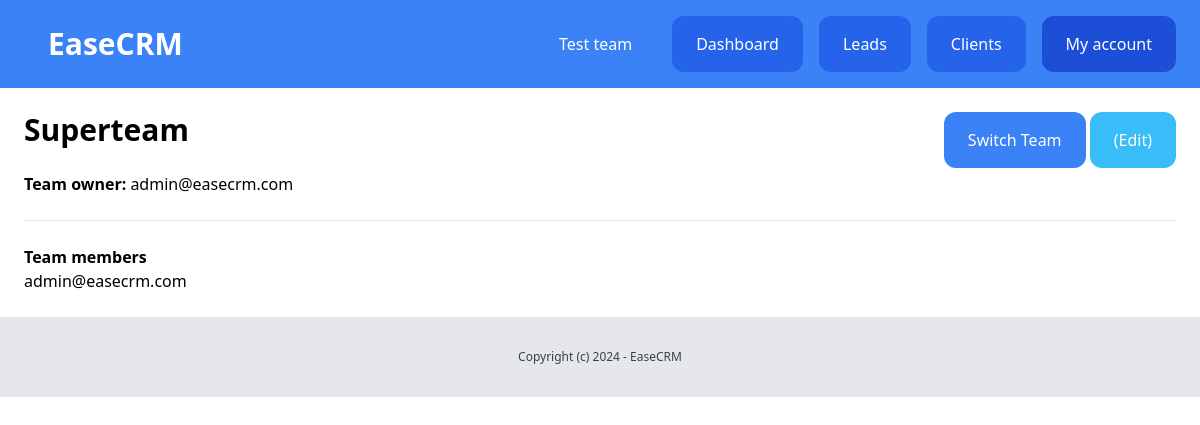
Screenshot of /dashboard/teams/2/ (signed in) with the database file from the repository.
### team/models.py (models this page shows, shortened)
class Team(models.Model):
    plan=models.ForeignKey(Plan, blank=True, null=True, related_name="teams", on_delete=models.CASCADE)
    name = models.CharField(max_length=100)
    created_by = models.ForeignKey(User, related_name="created_teams", on_delete=models.CASCADE)
    created_at = models.DateTimeField(auto_now_add=True)
    members = models.ManyToManyField(User, related_name="teams")

### team/views.py (the view)
# urls.py: path('<int:pk>/', views.clients_detail, name='detail'),
@login_required
def detail(request, pk):
    team = get_object_or_404(Team, members__in=[request.user], pk=pk)
    return render(request, 'team/detail.html', {"team": team})

### team/context_processors.py (called while the page is built)
def team(request):
    if request.user.is_authenticated:
        if request.user.userprofile.active_team:
            active_team = request.user.userprofile.active_team
        else:
            active_team = Team.objects.filter(created_by=request.user)[0]
    else:
        active_team = None
    return {
        'active_team': active_team
    }

### team/templates/team/detail.html
{%extends 'core/base.html'%} {%block title%}{{team.name}}{%endblock%} {%block content%}
<div class="py-6 px-6">
  <div class="flex justify-between">
    <h1 class="mb-6 text-3xl font-bold">{{team.name}}</h1>
    <div>
      <a href="{% url 'team:list' %}" class="inline-block px-6 py-4 bg-blue-500 rounded-xl text-white">Switch Team</a>
      {% if team.created_by == request.user %}
      <a href="{% url 'team:edit' team.id %}" class="inline-block py-4 px-6 bg-sky-400 rounded-xl text-white">(Edit)</a>
      {% endif %}
    </div>
  </div>
  <p>
    <strong>Team owner:</strong>
    {{team.created_by}}
  </p>
  <hr class="my-6" />
  <h2 class="font-semibold">Team members</h2>
  {%for member in team.members.all%}
  <p>{{member.username}}</p>
  {%endfor%}
</div>
{%endblock%}

### core/templates/core/partials/nav.html
<nav class="py-4 px-6 flex justify-between bg-blue-500">
  <div class="flex items-center justify-between w-full">
    <a href="{% url 'about' %}" class="py-3 text-3xl font-bold px-6 rounded-xl text-white">EaseCRM</a>
    {%if request.user.is_authenticated%}
    <div class="flex space-x-4">
      <a href="{% url 'team:detail' active_team.id %}" class="py-4 px-6 rounded-xl text-white">{{active_team.name}}</a>
      <a href="{%url 'dashboard:index'%}" class="py-4 px-6 bg-blue-600 rounded-xl text-white">Dashboard</a>
      <a href="{%url 'leads:list'%}" class="py-4 px-6 bg-blue-600 rounded-xl text-white">Leads</a>
      <a href="{%url 'clients:list'%}" class="py-4 px-6 bg-blue-600 rounded-xl text-white">Clients</a>
      <a href="{%url 'userprofile:myaccount'%}" class="py-4 px-6 bg-blue-700 rounded-xl text-white">My account</a>
      {% else %}
      <div>
        <a href="{%url 'login'%}" class="py-4 px-6 bg-blue-600 rounded-xl text-white">Log in</a>
        <a href="{%url 'userprofile:signup'%}" class="py-4 px-6 bg-blue-300 rounded-xl text-white">Sign up</a>
      </div>
      {% endif %}
    </div>
  </div>
</nav>

### rows the page displays
Team: name "Test team"
Team: name "Superteam", created_by "admin@easecrm.com"

### other values shown
{{ member.username }} "admin@easecrm.com"
